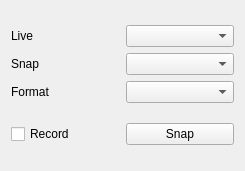
<?xml version="1.0" encoding="UTF-8"?>
<ui version="4.0">
 <class>FormCapResolution</class>
 <widget class="QWidget" name="FormCapResolution">
  <property name="geometry">
   <rect>
    <x>0</x>
    <y>0</y>
    <width>245</width>
    <height>171</height>
   </rect>
  </property>
  <property name="windowTitle">
   <string>Form</string>
  </property>
  <layout class="QVBoxLayout" name="verticalLayout">
   <item>
    <layout class="QGridLayout" name="gridLayout">
     <item row="0" column="0">
      <widget class="QLabel" name="labelLive">
       <property name="text">
        <string>Live</string>
       </property>
      </widget>
     </item>
     <item row="0" column="1">
      <widget class="QComboBox" name="comboBox"/>
     </item>
     <item row="1" column="0">
      <widget class="QLabel" name="labelSnap">
       <property name="text">
        <string>Snap</string>
       </property>
      </widget>
     </item>
     <item row="1" column="1">
      <widget class="QComboBox" name="comboBox_2"/>
     </item>
     <item row="2" column="0">
      <widget class="QLabel" name="labelFormat">
       <property name="text">
        <string>Format</string>
       </property>
      </widget>
     </item>
     <item row="2" column="1">
      <widget class="QComboBox" name="comboBox_3"/>
     </item>
    </layout>
   </item>
   <item>
    <layout class="QHBoxLayout" name="horizontalLayout">
     <item>
      <widget class="QCheckBox" name="checkBox">
       <property name="text">
        <string>Record</string>
       </property>
      </widget>
     </item>
     <item>
      <widget class="QPushButton" name="pushButton">
       <property name="text">
        <string>Snap</string>
       </property>
      </widget>
     </item>
    </layout>
   </item>
  </layout>
 </widget>
 <resources/>
 <connections/>
</ui>
